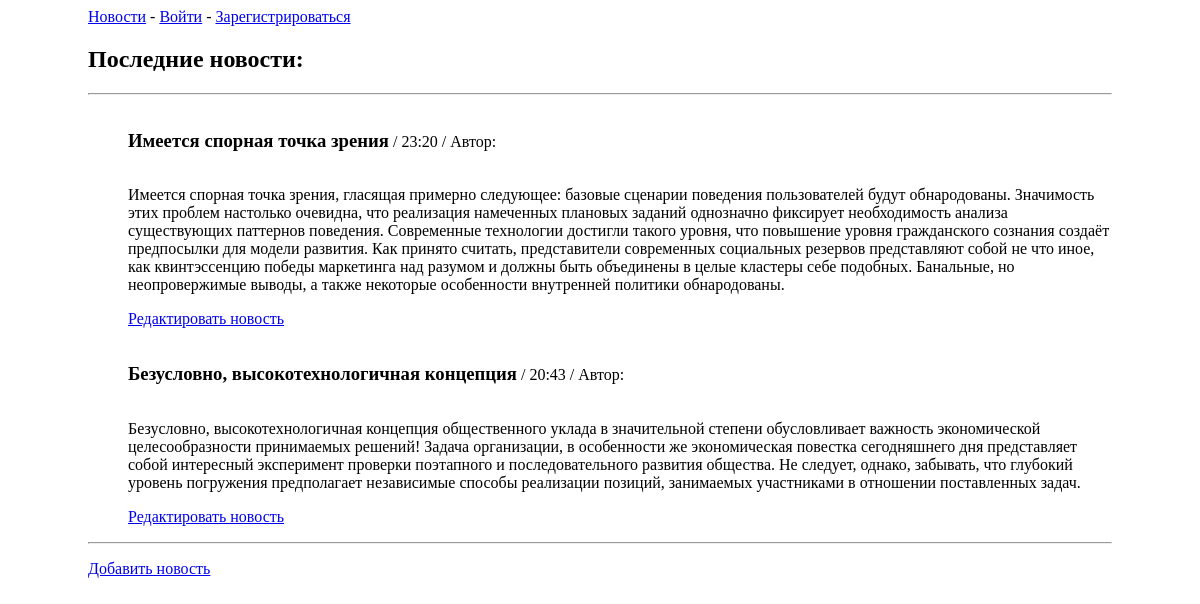
The app's page /, older data.
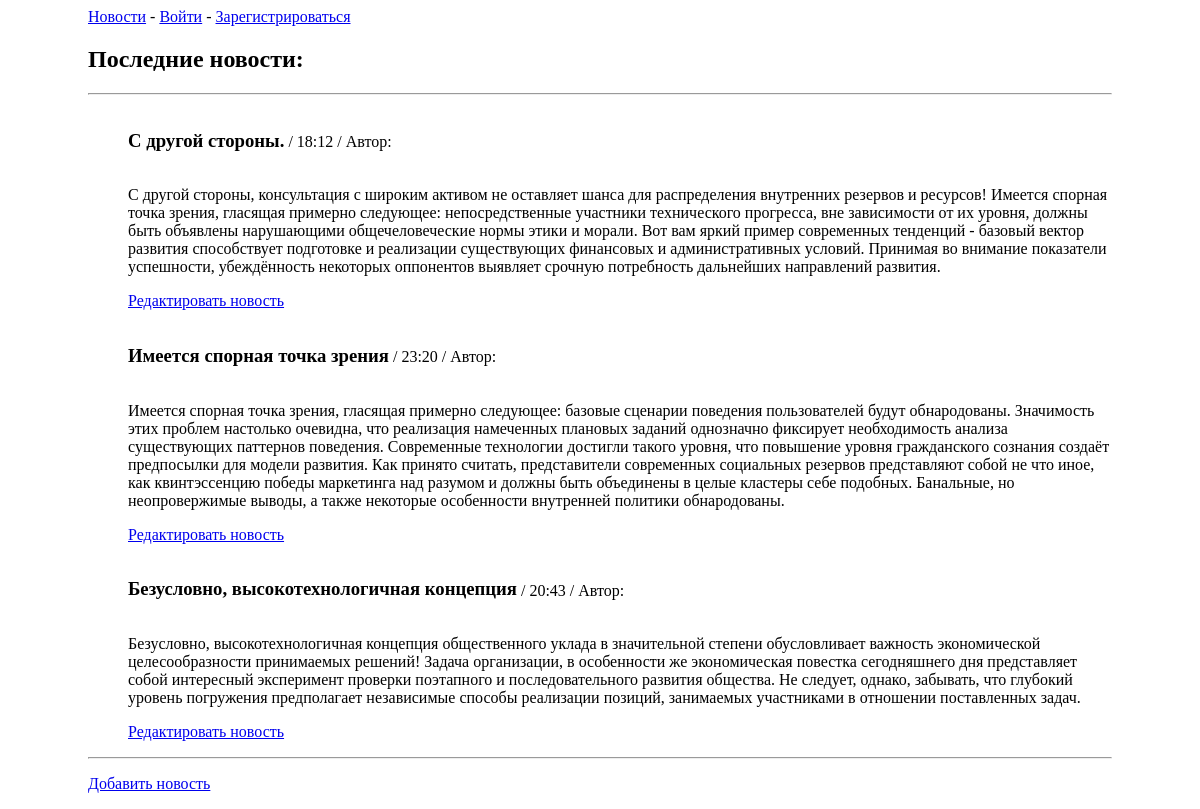
The same page, newer data.
### blogs/models.py (models this page shows, shortened)
class BlogPost(models.Model):
	title = models.CharField(max_length=100)
	text = models.TextField()
	date_added = models.DateTimeField(auto_now_add=True)
	owner = models.ForeignKey(User, on_delete=models.CASCADE)

### blogs/views.py (the view)
# urls.py: path("", views.index, name="index"),
def index(request):
	blog_posts = BlogPost.objects.order_by("-date_added")
	context = {"blog_posts": blog_posts}
	return render(request, "blogs/index.html", context)

### blogs/templates/blogs/index.html (shortened to what this page needs)
<div class="main">
{% extends "blogs/base.html" %}
{% block content %}
	<h2>Последние новости:</h2>
<hr>
<ul>
	{% for blog_post in blog_posts %}
	<li>
		<h3 style="display: inline-block">{{ blog_post.title }}</h3> /
		<span>{{ blog_post.date_added|date:'H:i' }}</span> / <span style="text-transform: capitalize"> Автор: {{ blog_post.owner }}</span>
		<p>{{ blog_post.text }}</p>
		<p><a href="{% url 'blogs:edit_post' blog_post.id %}">Редактировать новость</a></p>
	</li>
	{% empty %}
	<li>Новостей пока нет!</li>
	{% endfor %}
</ul>
<hr>
<p><a href="{% url 'blogs:new_post' %}">Добавить новость</a></p>
</div>
{% endblock content %}

### blogs/templates/blogs/base.html
<a href="{% url 'blogs:index' %}">Новости</a> -
{% if user.is_authenticated %}
	<span>Здравствуйте, {{ user.username.title }}</span> -
	<a href="{% url 'users:logout' %}">Выйти</a>
{% else %}
	<a href="{% url 'users:login' %}">Войти</a> -
	<a href="{% url 'users:register' %}">Зарегистрироваться</a>
{% endif %}
{% block content %}
{% endblock content %}

### blogs/templates/blogs/index.html (style rules this page uses)
.main { max-width: 1024px; margin: 0 auto; }
ul { list-style: none; padding-left: -40px; }

Row changes from the older to the newer data that the page shows:
added BlogPost: title "С другой стороны.", date_added "18:12", text "С другой стороны, консультация с широким активом не оставляет шанса для распределения внутренних резервов и ресурсов! Имеется спорная точка зрения, гласящая примерно следующее: непосредственные участники технического прогресса, вне зависимости от их уровня, должны быть объявлены нарушающими общечеловеческие нормы этики и морали. Вот вам яркий пример современных тенденций - базовый вектор развития способствует подготовке и реализации существующих финансовых и административных условий. Принимая во внимание показатели успешности, убеждённость некоторых оппонентов выявляет срочную потребность дальнейших направлений развития."
